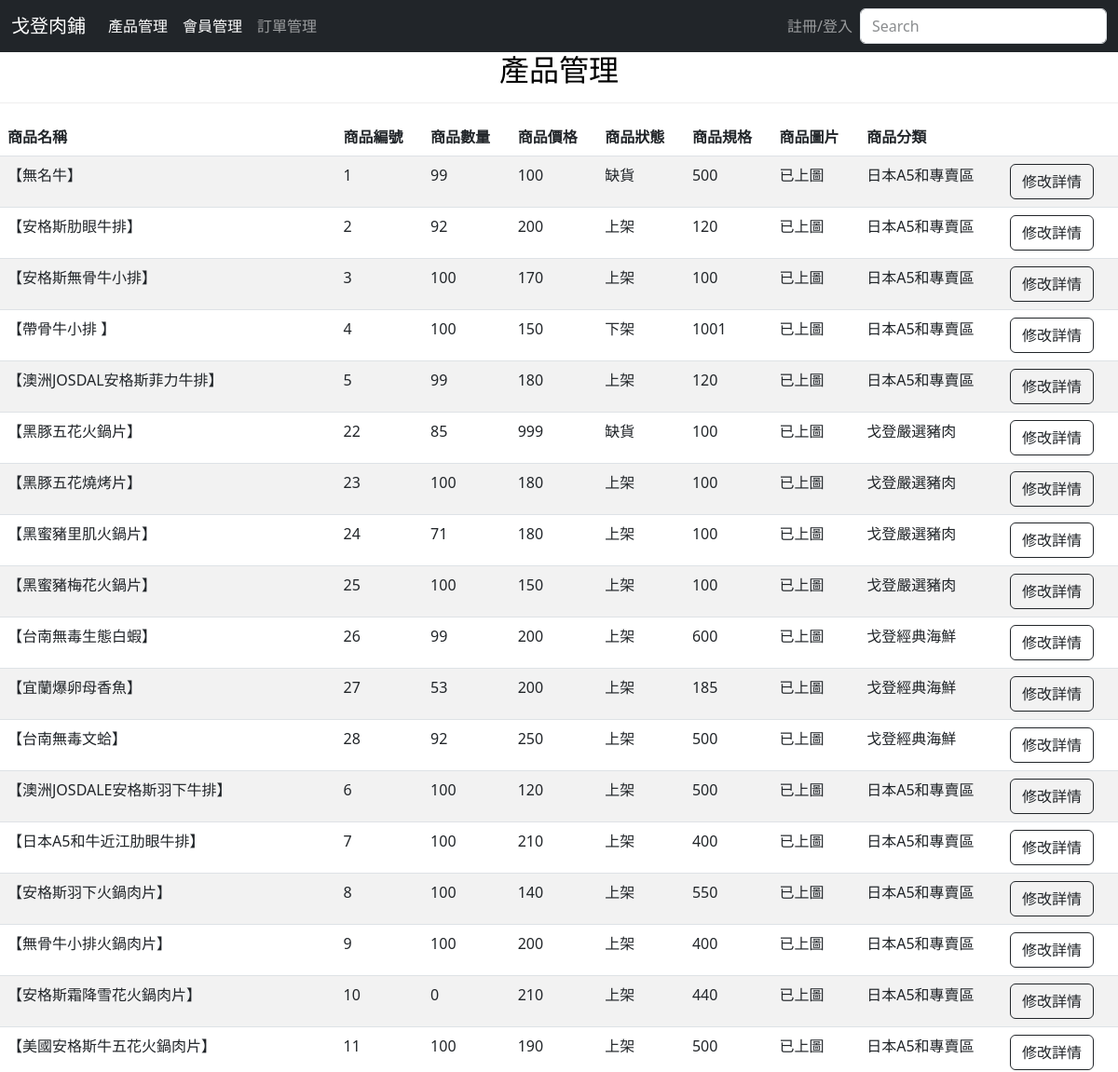
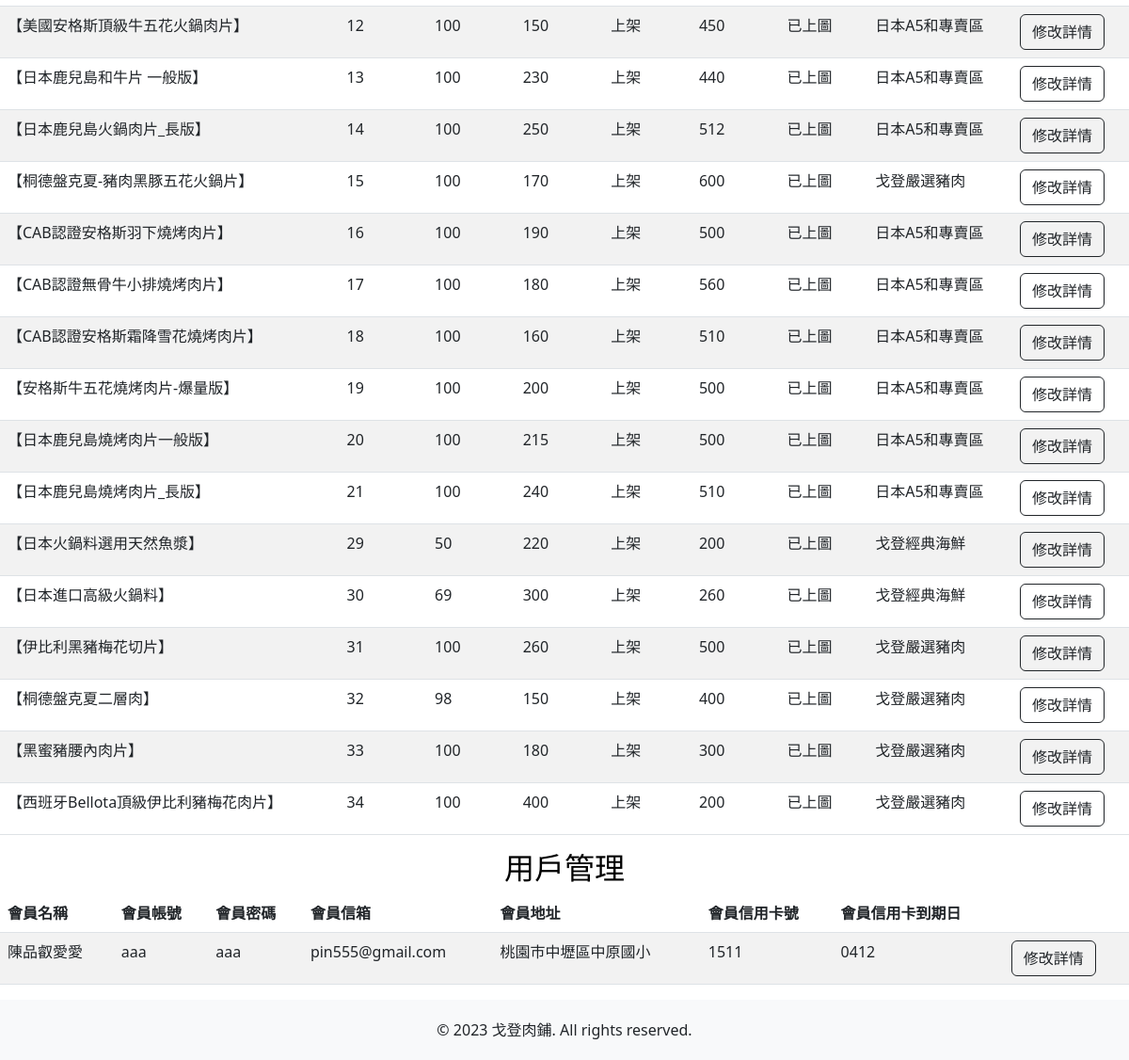
Page /dashboard/ on the earlier database version (2 pictures, top to bottom).
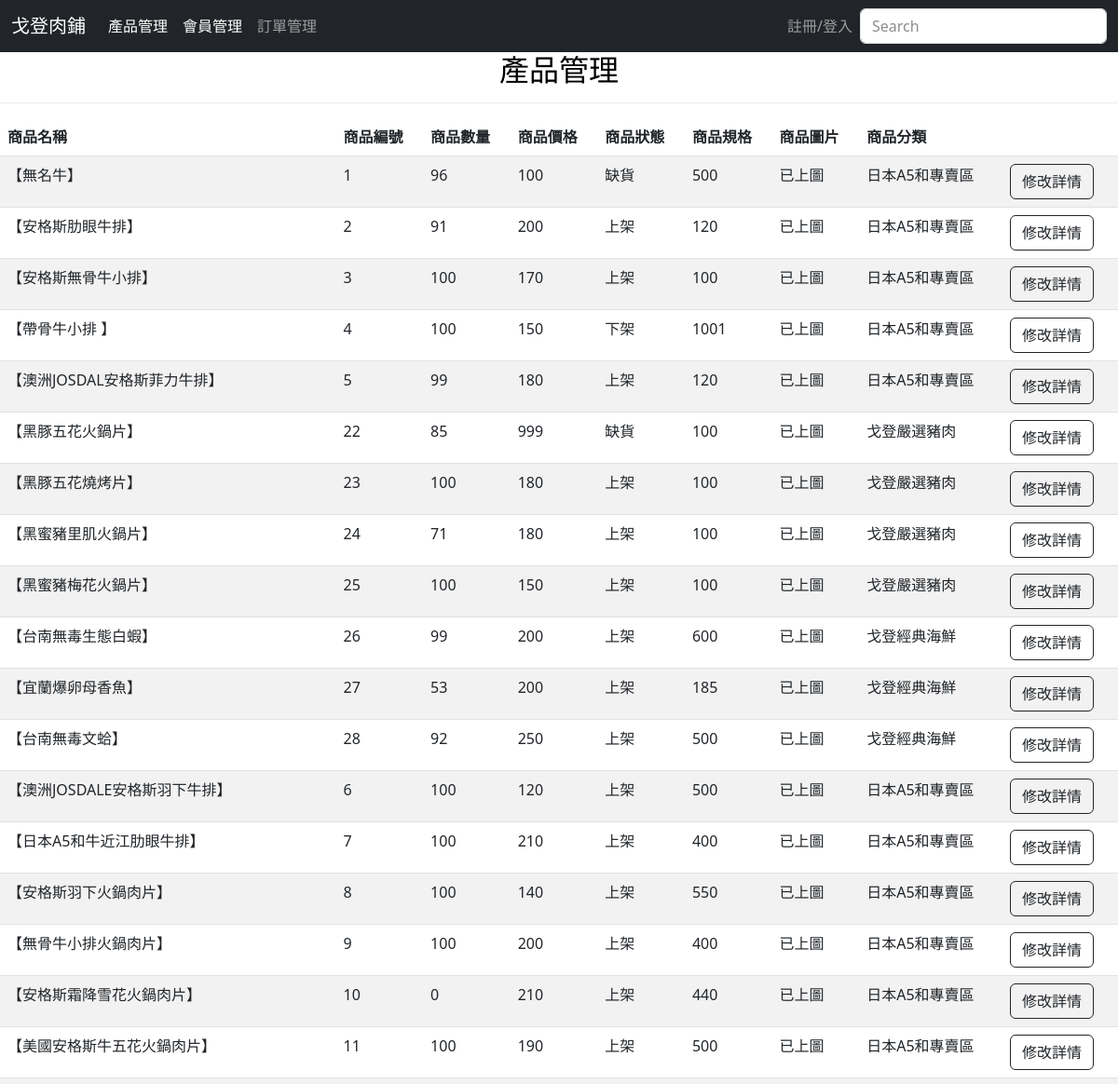
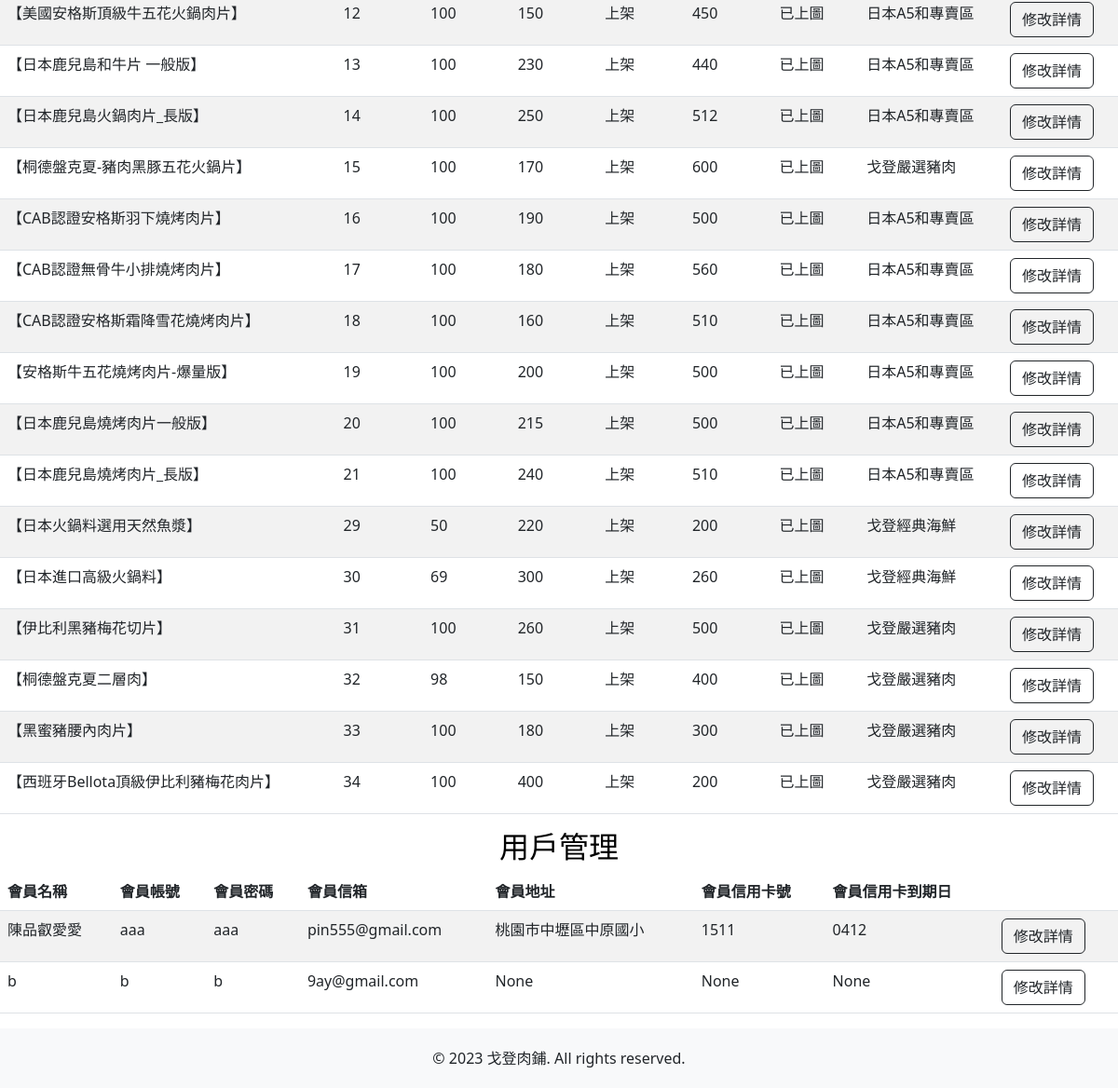
Same page on the later database version (2 pictures, top to bottom).
### mywebsite/models.py (models this page shows)
class product(models.Model):
    PRODUCT_STATUS_CHOICES = [
        ('IN_STOCK', '上架'),
        ('OUT_OF_STOCK', '下架'),
        ('UNAVAILABLE', '缺貨'),
    ]
    PID = models.CharField('產品編號', max_length=1000, primary_key=True)
    PPrice = models.IntegerField('產品價錢')
    PName = models.CharField('產品名稱', max_length=100)
    PDetail = models.CharField('產品內容', max_length=10000)
    Pspec = models.IntegerField('產品規格',default=0)
    Pnum = models.IntegerField('產品數量',default=0)
    PStatus = models.CharField('產品狀態', max_length=13, choices=PRODUCT_STATUS_CHOICES, default='IN_STOCK')
    PPhoto = models.ImageField('產品圖片', upload_to='product_images/', blank=True, null=True)
    PCategory = models.CharField('產品分類', max_length=20) #也可以用選項

class member(models.Model):
    MID = models.AutoField('會員編號', primary_key=True)
    MName = models.CharField('會員姓名', max_length=20, null=False)
    MPhone = models.CharField('會員電話', max_length=50, null=False)
    MPW = models.CharField('會員密碼', max_length=20, null=False)
    MAccount = models.CharField('會員帳號', max_length=50, null=False)
    MEmail = models.CharField('會員信箱', max_length=100, null=False)
    MAddr = models.CharField('會員地址', max_length=100, null=True)
    MVISA = models.CharField('會員信用卡號', max_length=100, null=True)
    MCK = models.CharField('信用卡到期日', max_length=100, null=True)

### mywebsite/views.py (the view)
# urls.py: path('dashboard/', views.dashboard_view),
def dashboard_view(request):
    d = product.objects.all()
    mem = member.objects.all()
    return render(request, 'dashboard.html', locals())

### templates/dashboard.html (shortened to what the changed rows need)
<!DOCTYPE html>
<html>
  <head>
    <link href="https://cdn.jsdelivr.net/npm/bootstrap@5.3.0-alpha3/dist/css/bootstrap.min.css" rel="stylesheet">
    {% load static %}
    <link href="{% static 'css/styles.css'%}" rel="stylesheet" />
    <link rel="stylesheet" href="https://use.fontawesome.com/releases/v5.6.3/css/all.css"
>
</head>
<body id="page-top" style="display: flex; flex-direction: column; min-height: 100vh;">
      <div class="test">
        <div class="color-block h2-with-border">
          <h2 class="tit rounded">產品管理</h2>
        </div>
        <div class="table-responsive">
          <table class="table table-striped table-hover table-custom">
            <thead class="thead-dark">
              <tr class="hover-bg">
                <th>商品名稱</th>
                <th>商品編號</th>
                <th>商品數量</th>
                <th>商品價格</th>
                <th>商品狀態</th>
                <th>商品規格</th>
                <th>商品圖片</th>
                <th>商品分類</th>
                <th></th>
              </tr>
            </thead>
            <tbody>
              {% for detail in d %}
              <tr>
                <form action="/edit_view/" method="POST">
                  <td>{{ detail.PName }}</td>
                  <td>{{ detail.PID }}</td>
                  <td>{{ detail.Pnum }}</td>
                  <td>{{ detail.PPrice }}</td>
                  <td>
                    {% if detail.PStatus == 'IN_STOCK' %}
                      <span class="category">上架</span>
                    {% elif detail.PStatus == 'OUT_OF_STOCK' %}
                      <span class="category">下架</span>
                    {% elif detail.PStatus == 'UNAVAILABLE' %}
                      <span class="category special-cell">缺貨</span>
                    {% endif %}
                  </td>
                  <td>{{ detail.Pspec }}</td>
                  <td>
                    {% if detail.PPhoto %}
                    已上圖
                    {% else %}
                    暫無
                    {% endif %}
                  </td>
                  <td>
                    {% if detail.PCategory == 'beef' %}
                      <span class="category">日本A5和專賣區</span>
                    {% elif detail.PCategory == 'pork' %}
                      <span class="category">戈登嚴選豬肉</span>
                    {% elif detail.PCategory == 'seafood' %}
                      <span class="category">戈登經典海鮮</span>
                    {% endif %}
                  </td>
                  <td>
                    <button type="submit" class="btn btn-outline-dark">修改詳情</button>
                  </td>
                </form>
              </tr>
              {% endfor %}
            </tbody>
          </table>
        </div>
      </div>
      <div id="member">
        <div class="color-block h2-with-border">
          <h2 class="tit rounded">用戶管理</h2>
        </div>
        <div class="table-responsive">
          <table class="table table-striped table-hover table-custom">
            <thead class="thead-dark">
              <tr class="hover-bg">
                <th>會員名稱</th>
                <th>會員帳號</th>
                <th>會員密碼</th>
                <th>會員信箱</th>
                <th>會員地址</th>
                <th>會員信用卡號</th>
                <th>會員信用卡到期日</th>
                <th></th>
              </tr>
            </thead>
            <tbody>
              {% for m in mem %}
              <tr>
                <form action="/m_e_view/" method="POST">
                  <td>{{ m.MName }}</td>
                  <td>{{ m.MAccount }}</td>
                  <td>{{ m.MPW }}</td>
                  <td>{{ m.MEmail }}</td>
                  <td>{{ m.MAddr }}</td>
                  <td>{{ m.MVISA }}</td>
                  <td>{{ m.MCK }}</td>
                  <td>
                    <input type="submit" value="修改詳情" class="btn btn-outline-dark">
                  </td>
                </form>
              </tr>
              {% endfor %}
            </tbody>
          </table>
        </div>
      </div>
</body>
</html>

Differences in the rows shown:
changed product "【無名牛】": Pnum "99" → "96"
changed product "【安格斯肋眼牛排】": Pnum "92" → "91"
added member: MName "b", MAccount "b", MPW "b", MEmail "9ay@gmail.com", MAddr "None", MVISA "None", MCK "None"
